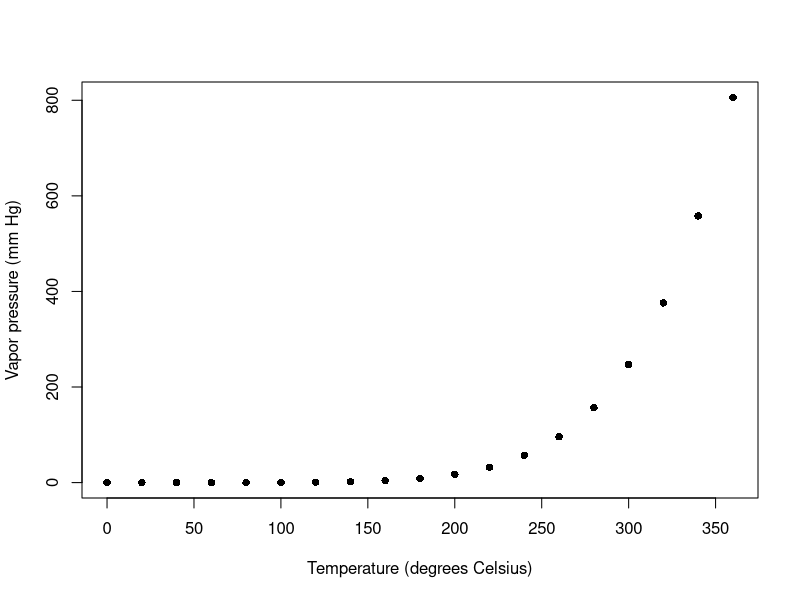
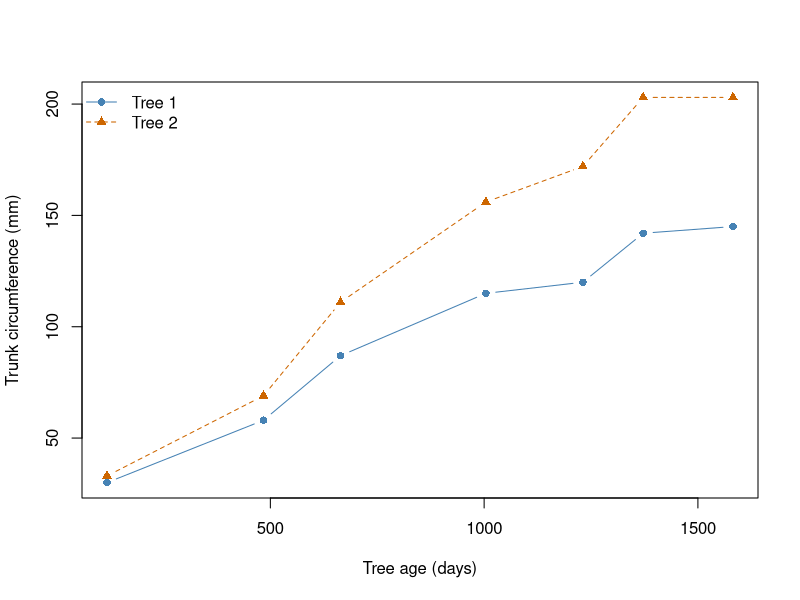

Generate these figures, in order, with R:
## ---- chunk 1
knitr::opts_chunk$set(echo = TRUE,
  fig.path = getOption("mpg.unit03.fig.path", "figures/"),
  fig.width = 9, fig.height = 6, dpi = 120)
## ---- chunk 2
plot(pressure$temperature, pressure$pressure,
     xlab = "Temperature (degrees Celsius)",
     ylab = "Vapor pressure (mm Hg)", pch = 16)
## ---- chunk 3
tree1 <- Orange[Orange$Tree == "1", ]
tree2 <- Orange[Orange$Tree == "2", ]
tree1 <- tree1[order(tree1$age), ]
tree2 <- tree2[order(tree2$age), ]
## ---- chunk 4
plot(tree1$age, tree1$circumference,
     type = "b", pch = 16, col = "steelblue",
     ylim = range(tree1$circumference, tree2$circumference),
     xlab = "Tree age (days)", ylab = "Trunk circumference (mm)")
lines(tree2$age, tree2$circumference,
      type = "b", pch = 17, lty = 2, col = "darkorange3")
legend("topleft", legend = c("Tree 1", "Tree 2"),
       col = c("steelblue", "darkorange3"),
       pch = c(16, 17), lty = c(1, 2), bty = "n")
